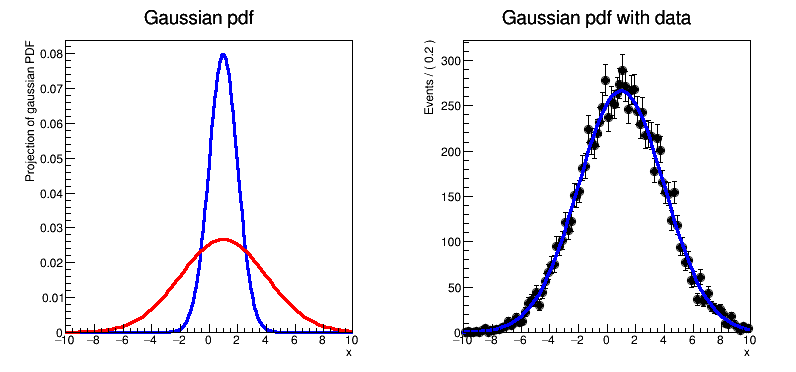

Reproduce this figure in Python.
# rf101_basics.py from $ROOTSYS/tutorials/roofit
import ROOT

# Set up model
# ---------------------
# Declare variables x,mean,sigma with associated name, title, initial
# value and allowed range
x = ROOT.RooRealVar("x", "x", -10, 10)
mean = ROOT.RooRealVar("mean", "mean of gaussian", 1, -10, 10)
sigma = ROOT.RooRealVar("sigma", "width of gaussian", 1, 0.1, 10)

# Build gaussian pdf in terms of x,mean and sigma
gauss = ROOT.RooGaussian("gauss", "gaussian PDF", x, mean, sigma)

# Construct plot frame in 'x'
xframe = x.frame(ROOT.RooFit.Title("Gaussian pdf"))  # RooPlot

# Plot model and change parameter values
# ---------------------------------------------------------------------------
# Plot gauss in frame (i.e. in x)
gauss.plotOn(xframe)

# Change the value of sigma to 3
sigma.setVal(3)

# Plot gauss in frame (i.e. in x) and draw frame on canvas
gauss.plotOn(xframe, ROOT.RooFit.LineColor(ROOT.kRed))

# Generate events
# -----------------------------
# Generate a dataset of 1000 events in x from gauss
data = gauss.generate(ROOT.RooArgSet(x), 10000)  # ROOT.RooDataSet

# Make a second plot frame in x and draw both the
# data and the pdf in the frame
xframe2 = x.frame(ROOT.RooFit.Title(
    "Gaussian pdf with data"))  # RooPlot
data.plotOn(xframe2)
gauss.plotOn(xframe2)

# Fit model to data
# -----------------------------
# Fit pdf to data
gauss.fitTo(data)

# Print values of mean and sigma (that now reflect fitted values and
# errors)
mean.Print()
sigma.Print()

# Draw all frames on a canvas
c = ROOT.TCanvas("rf101_basics", "rf101_basics", 800, 400)
c.Divide(2)
c.cd(1)
ROOT.gPad.SetLeftMargin(0.15)
xframe.GetYaxis().SetTitleOffset(1.6)
xframe.Draw()
c.cd(2)
ROOT.gPad.SetLeftMargin(0.15)
xframe2.GetYaxis().SetTitleOffset(1.6)
xframe2.Draw()

c.SaveAs("rf101_basics.png")
c.Draw()
